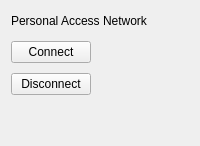
          <widget class="QWidget" name="tabPANU">
           <attribute name="title">
            <string>PANU</string>
           </attribute>
           <layout class="QGridLayout" name="gridLayout_271">
            <property name="verticalSpacing">
             <number>10</number>
            </property>
            <item row="0" column="0" colspan="3">
             <layout class="QHBoxLayout" name="horizontalLayout_331">
              <item>
               <widget class="QLabel" name="label_2A">
                <property name="text">
                 <string>Personal Access Network</string>
                </property>
               </widget>
              </item>
              <item>
               <spacer name="horizontalSpacer_291">
                <property name="orientation">
                 <enum>Qt::Horizontal</enum>
                </property>
                <property name="sizeHint" stdset="0">
                 <size>
                  <width>40</width>
                  <height>20</height>
                 </size>
                </property>
               </spacer>
              </item>
             </layout>
            </item>
            <item row="3" column="1">
             <spacer name="verticalSpacer_191">
              <property name="orientation">
               <enum>Qt::Vertical</enum>
              </property>
              <property name="sizeHint" stdset="0">
               <size>
                <width>20</width>
                <height>40</height>
               </size>
              </property>
             </spacer>
            </item>
            <item row="1" column="0">
             <widget class="QPushButton" name="btnPANUConnect">
              <property name="text">
               <string>Connect</string>
              </property>
             </widget>
            </item>
            <item row="2" column="0">
             <widget class="QPushButton" name="btnPANUDisconnect">
              <property name="text">
               <string>Disconnect</string>
              </property>
             </widget>
            </item>
           </layout>
          </widget>
